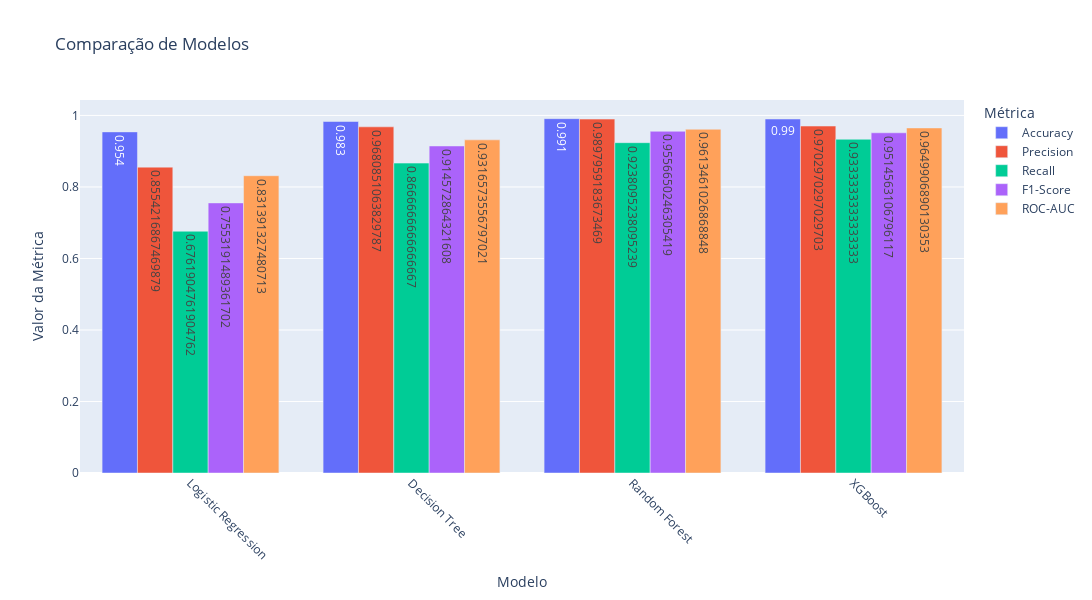

Source (notebook cell):
### Markdown cell above
# 5 Comparação dos modelos

### Code cell
# Transformando o DataFrame em um formato longo (long format) para o Plotly
results_long = results_df.reset_index().melt(id_vars="index", var_name="Métrica", value_name="Valor")
results_long.rename(columns={"index": "Modelo"}, inplace=True)

# Criando o gráfico de barras com Plotly
fig = px.bar(
    results_long,
    x="Modelo",
    y="Valor",
    color="Métrica",
    barmode="group",
    title="Comparação de Modelos",
    text="Valor",
    height=600,  # Altura do gráfico
    width=1800   # Largura do gráfico
)

# Ajustando layout e estilo
fig.update_layout(
    xaxis_title="Modelo",
    yaxis_title="Valor da Métrica",
    legend_title="Métrica",
    xaxis_tickangle=45,  # Rotação dos rótulos no eixo X
)

# Exibindo o gráfico
fig.show()

### Figure 1 — Plotly figure (JSON) as saved in the notebook; plotly's stock layout.template omitted (floating-point values rounded to 4 significant figures)
{"data": [{"alignmentgroup": "True", "hovertemplate": "Métrica=Accuracy<br>Modelo=%{x}<br>Valor=%{text}<extra></extra>", "legendgroup": "Accuracy", "marker": {"color": "#636efa", "pattern": {"shape": ""}}, "name": "Accuracy", "offsetgroup": "Accuracy", "orientation": "v", "showlegend": true, "text": [0.954, 0.983, 0.991, 0.99], "textposition": "auto", "type": "bar", "x": ["Logistic Regression", "Decision Tree", "Random Forest", "XGBoost"], "xaxis": "x", "y": [0.954, 0.983, 0.991, 0.99], "yaxis": "y"}, {"alignmentgroup": "True", "hovertemplate": "Métrica=Precision<br>Modelo=%{x}<br>Valor=%{text}<extra></extra>", "legendgroup": "Precision", "marker": {"color": "#EF553B", "pattern": {"shape": ""}}, "name": "Precision", "offsetgroup": "Precision", "orientation": "v", "showlegend": true, "text": [0.8554, 0.9681, 0.9898, 0.9703], "textposition": "auto", "type": "bar", "x": ["Logistic Regression", "Decision Tree", "Random Forest", "XGBoost"], "xaxis": "x", "y": [0.8554, 0.9681, 0.9898, 0.9703], "yaxis": "y"}, {"alignmentgroup": "True", "hovertemplate": "Métrica=Recall<br>Modelo=%{x}<br>Valor=%{text}<extra></extra>", "legendgroup": "Recall", "marker": {"color": "#00cc96", "pattern": {"shape": ""}}, "name": "Recall", "offsetgroup": "Recall", "orientation": "v", "showlegend": true, "text": [0.6762, 0.8667, 0.9238, 0.9333], "textposition": "auto", "type": "bar", "x": ["Logistic Regression", "Decision Tree", "Random Forest", "XGBoost"], "xaxis": "x", "y": [0.6762, 0.8667, 0.9238, 0.9333], "yaxis": "y"}, {"alignmentgroup": "True", "hovertemplate": "Métrica=F1-Score<br>Modelo=%{x}<br>Valor=%{text}<extra></extra>", "legendgroup": "F1-Score", "marker": {"color": "#ab63fa", "pattern": {"shape": ""}}, "name": "F1-Score", "offsetgroup": "F1-Score", "orientation": "v", "showlegend": true, "text": [0.7553, 0.9146, 0.9557, 0.9515], "textposition": "auto", "type": "bar", "x": ["Logistic Regression", "Decision Tree", "Random Forest", "XGBoost"], "xaxis": "x", "y": [0.7553, 0.9146, 0.9557, 0.9515], "yaxis": "y"}, {"alignmentgroup": "True", "hovertemplate": "Métrica=ROC-AUC<br>Modelo=%{x}<br>Valor=%{text}<extra></extra>", "legendgroup": "ROC-AUC", "marker": {"color": "#FFA15A", "pattern": {"shape": ""}}, "name": "ROC-AUC", "offsetgroup": "ROC-AUC", "orientation": "v", "showlegend": true, "text": [0.8314, 0.9317, 0.9613, 0.965], "textposition": "auto", "type": "bar", "x": ["Logistic Regression", "Decision Tree", "Random Forest", "XGBoost"], "xaxis": "x", "y": [0.8314, 0.9317, 0.9613, 0.965], "yaxis": "y"}], "layout": {"barmode": "group", "height": 600, "legend": {"title": {"text": "Métrica"}, "tracegroupgap": 0}, "title": {"text": "Comparação de Modelos"}, "width": 1800, "xaxis": {"anchor": "y", "domain": [0, 1], "tickangle": 45, "title": {"text": "Modelo"}}, "yaxis": {"anchor": "x", "domain": [0, 1], "title": {"text": "Valor da Métrica"}}}}
